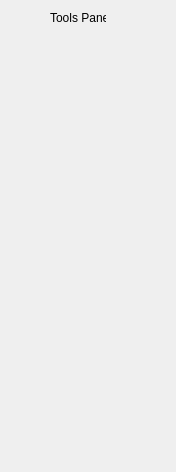
<ui version="4.0" >
 <class>ToolsPanelClass</class>
 <widget class="QWidget" name="ToolsPanelClass" >
  <property name="geometry" >
   <rect>
    <x>0</x>
    <y>0</y>
    <width>176</width>
    <height>472</height>
   </rect>
  </property>
  <property name="windowTitle" >
   <string>ToolsPanel</string>
  </property>
  <widget class="QLabel" name="label" >
   <property name="geometry" >
    <rect>
     <x>50</x>
     <y>10</y>
     <width>56</width>
     <height>16</height>
    </rect>
   </property>
   <property name="text" >
    <string>Tools Panel</string>
   </property>
  </widget>
 </widget>
 <layoutdefault spacing="6" margin="11" />
 <resources/>
 <connections/>
</ui>
